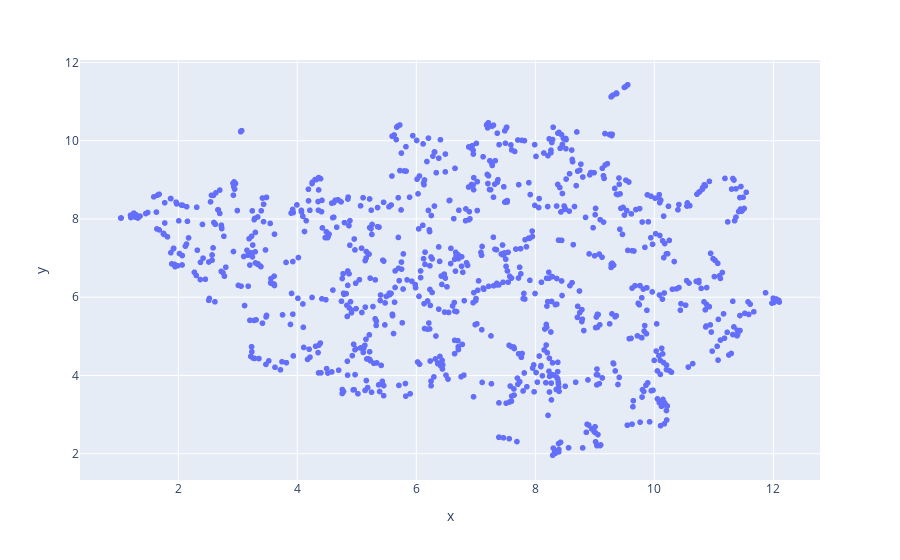

The code cell stored with this chart in its notebook:
### Code cell
fig = px.scatter(x=phrase_vectors_2d[:, 0], y=phrase_vectors_2d[:, 1], hover_name=chosen_phrases)
fig.show()

### Figure 1 — Plotly figure (JSON) as saved in the notebook; plotly's stock layout.template omitted (floating-point values rounded to 4 significant figures; data arrays with more than 128 entries replaced by an {"elided": "..."} marker saying what was removed)
{"data": [{"hovertemplate": "<b>%{hovertext}</b><br><br>x=%{x}<br>y=%{y}<extra></extra>", "hovertext": {"elided": "1001 str values"}, "legendgroup": "", "marker": {"color": "#636efa", "symbol": "circle"}, "mode": "markers", "name": "", "showlegend": false, "type": "scattergl", "x": {"elided": "1001 float values"}, "xaxis": "x", "y": {"elided": "1001 float values"}, "yaxis": "y"}], "layout": {"legend": {"tracegroupgap": 0}, "margin": {"t": 60}, "xaxis": {"anchor": "y", "domain": [0, 1], "title": {"text": "x"}}, "yaxis": {"anchor": "x", "domain": [0, 1], "title": {"text": "y"}}}}
